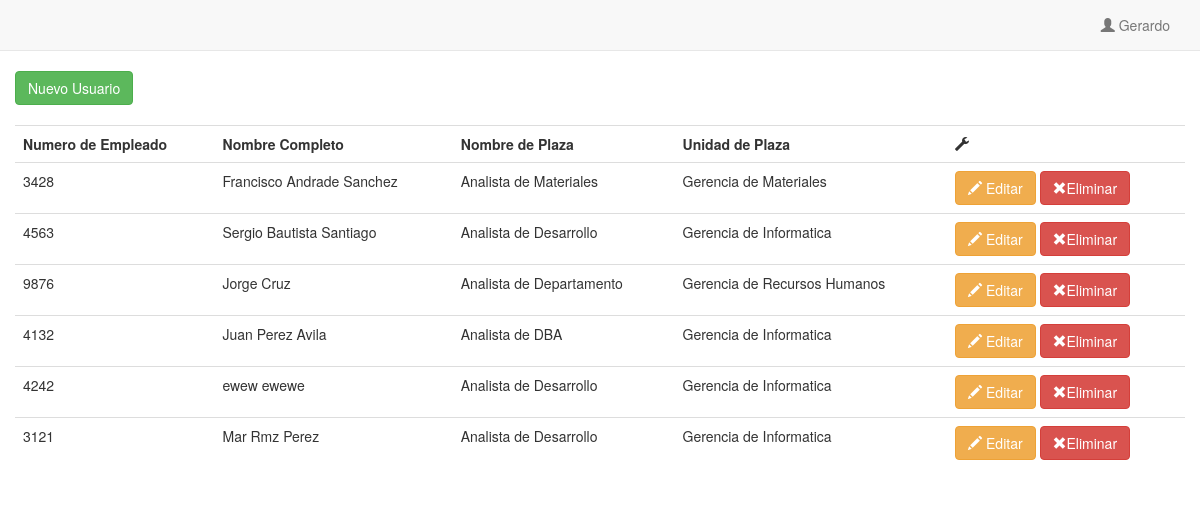
The app's page /listar.php (signed in) with its own data.
### tables this page shows
CREATE TABLE `empleados` (
  `id` int(11) NOT NULL,
  `numero_empleado` int(11) NOT NULL,
  `nombre` varchar(30) NOT NULL,
  `apellido1` varchar(30) NOT NULL,
  `apellido2` varchar(30) DEFAULT NULL,
  `plaza` int(11) DEFAULT NULL,
  `activo` int(11) DEFAULT NULL
);

CREATE TABLE `plazas` (
  `id` int(11) NOT NULL,
  `nombre_plaza` varchar(100) NOT NULL,
  `unidad_administrativa` varchar(100) NOT NULL,
  `activo` int(11) DEFAULT NULL
);

### listar.php (the view, shortened to what this page needs)
<?php
	if(isset($_SESSION['nombreusu']))
	{
?>
<!DOCTYPE html>
<html lang="en">
<head>
	<link rel="stylesheet" href="css/bootstrap.min.css">
	<link rel="stylesheet" href="css/estilos.css">
</head>
<body>
	<header>
		<nav class="navbar navbar-default navbar-static-top" role="navigation">
			<div class="container">
				<div class="navbar-header">
					<a href="#" class="navbar-brand"> </a>
				</div>
				<div class="collapse navbar-collapse" id="navegacion-fm">
					<ul class="nav navbar-nav navbar-right">
						<?php
							 echo "<li><a href='#'><span class='glyphicon glyphicon-user'></span> ".$_SESSION['nombreusu']."</a></li>";
						?>
				    </ul>
				</div>
			</div>
		</nav>
	</header>
	<div class="container">
		<div class="row">
			<a class="btn btn-success" data-toggle="modal" data-target="#nuevoUsu">Nuevo Usuario</a><br><br>
			<table class='table'>
				<tr>
					<th>Numero de Empleado</th><th>Nombre Completo</th><th>Nombre de Plaza</th><th>Unidad de Plaza</th><th><span class="glyphicon glyphicon-wrench"></span></th>
				</tr>
<?php
			$mysqli = new mysqli("localhost", "root", "", "prueba");
			$consulta= ("SELECT numero_empleado, concat_ws (' ',nombre ,apellido1, apellido2) as nomc,
						plazas.nombre_plaza, plazas.unidad_administrativa FROM empleados
						inner join plazas where plazas.id=empleados.plaza && empleados.activo!=0  	");
			if ($resultado = $mysqli->query($consulta))
			{
				while ($fila = $resultado->fetch_row())
				{
					echo "<tr>";
					echo "<td>$fila[0]</td><td>$fila[1]</td><td>$fila[2]</td><td>$fila[3]</td>";
					echo"<td>";
					echo "<a data-toggle='modal' data-target='#editUsu'
						data-numero_empleado ='" .$fila[0] ."'
						data-nomc='" .$fila[1] ."'
						data-nombre_plaza='" .$fila[2] ."'
						data-unidad_administrativa ='" .$fila[3] ."'
				    	class='btn btn-warning'><span class='glyphicon glyphicon-pencil'></span> Editar</a> ";
					echo "<a class='btn btn-danger' href='elimina.php?id=" .$fila[0] ."'><span class='glyphicon glyphicon-remove'></span>Eliminar</a>";
					echo "</td>";
					echo "</tr>";
				}
			}
?>
</table>
	</div>
	</div>
</body>
</html>
<?php
	}
	else
	{
		?>
		 <META HTTP-EQUIV="Refresh" CONTENT="0; URL=index.php">
		 <?php
	}
?>

### css/estilos.css (style rules this page uses)
header { background: #2C3E50; color: #FFF; }

### records on screen
empleados: numero_empleado "3428", fila "Francisco Andrade Sanchez", plazas.nombre_plaza "Analista de Materiales", plazas.unidad_administrativa "Gerencia de Materiales"
empleados: numero_empleado "4563", fila "Sergio Bautista Santiago", plazas.nombre_plaza "Analista de Desarrollo", plazas.unidad_administrativa "Gerencia de Informatica"
empleados: numero_empleado "9876", fila "Jorge Cruz", plazas.nombre_plaza "Analista de Departamento", plazas.unidad_administrativa "Gerencia de Recursos Humanos"
empleados: numero_empleado "4132", fila "Juan Perez Avila", plazas.nombre_plaza "Analista de DBA", plazas.unidad_administrativa "Gerencia de Informatica"
empleados: numero_empleado "4242", fila "ewew ewewe", plazas.nombre_plaza "Analista de Desarrollo", plazas.unidad_administrativa "Gerencia de Informatica"
empleados: numero_empleado "3121", fila "Mar Rmz Perez", plazas.nombre_plaza "Analista de Desarrollo", plazas.unidad_administrativa "Gerencia de Informatica"

### other values on screen
$_SESSION['nombreusu'] "Gerardo"
